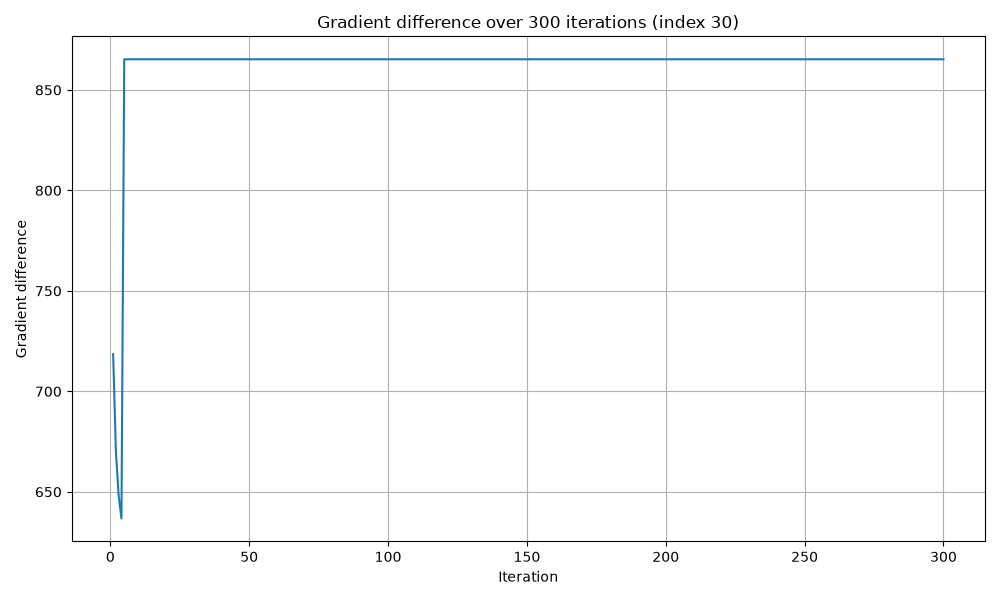

This figure's Python source:
import random
import argparse

import matplotlib.pyplot as plt
import torch
import torch.nn.functional as F
from torchvision import datasets, transforms

from models.vision import LeNet, weights_init
from utils import cross_entropy_for_onehot, label_to_onehot


ITERATIONS = 300


def main():
    parser = argparse.ArgumentParser(
        description="Plot gradient difference for a CIFAR-100 image."
    )
    parser.add_argument(
        "--index",
        type=int,
        default=None,
        help="CIFAR-100 image index; choose randomly when omitted",
    )
    args = parser.parse_args()

    device = "cuda" if torch.cuda.is_available() else "cpu"
    dataset = datasets.CIFAR100("~/.torch", download=True)
    if args.index is None:
        image_index = random.randrange(len(dataset))
    elif 0 <= args.index < len(dataset):
        image_index = args.index
    else:
        parser.error("--index must be between 0 and %d" % (len(dataset) - 1))

    to_tensor = transforms.ToTensor()
    image, label = dataset[image_index]
    gt_data = to_tensor(image).to(device).view(1, 3, 32, 32)
    gt_label = torch.tensor([label], dtype=torch.long, device=device)
    gt_onehot_label = label_to_onehot(gt_label)

    torch.manual_seed(1234)
    net = LeNet().to(device)
    net.apply(weights_init)
    criterion = cross_entropy_for_onehot

    pred = net(gt_data)
    original_loss = criterion(pred, gt_onehot_label)
    original_gradients = torch.autograd.grad(original_loss, net.parameters())
    original_gradients = [gradient.detach().clone() for gradient in original_gradients]

    dummy_data = torch.randn(gt_data.size()).to(device).requires_grad_(True)
    dummy_label = torch.randn(gt_onehot_label.size()).to(device).requires_grad_(True)
    optimizer = torch.optim.LBFGS([dummy_data, dummy_label])
    losses = []

    def gradient_difference(create_graph):
        dummy_pred = net(dummy_data)
        dummy_onehot_label = F.softmax(dummy_label, dim=-1)
        dummy_loss = criterion(dummy_pred, dummy_onehot_label)
        dummy_gradients = torch.autograd.grad(
            dummy_loss, net.parameters(), create_graph=create_graph
        )
        return sum(
            ((dummy_gradient - original_gradient) ** 2).sum()
            for dummy_gradient, original_gradient in zip(
                dummy_gradients, original_gradients
            )
        )

    def closure():
        optimizer.zero_grad()
        difference = gradient_difference(create_graph=True)
        difference.backward()
        return difference

    for iteration in range(ITERATIONS):
        optimizer.step(closure)
        losses.append(gradient_difference(create_graph=False).item())

    plt.figure(figsize=(10, 6))
    plt.plot(range(1, ITERATIONS + 1), losses)
    plt.xlabel("Iteration")
    plt.ylabel("Gradient difference")
    plt.title("Gradient difference over 300 iterations (index %d)" % image_index)
    plt.grid(True)
    plt.tight_layout()
    plt.savefig("gradient_chart.png")
    print("Randomly selected CIFAR-100 index: %d" % image_index)
    print("Initial gradient difference: %.6f" % losses[0])
    print("Final gradient difference: %.6f" % losses[-1])
    print("Chart saved to gradient_chart.png")
    plt.show()


if __name__ == "__main__":
    main()
